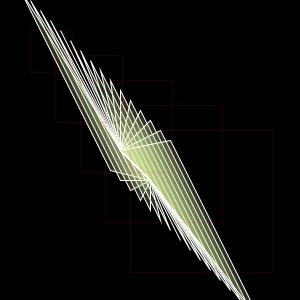
Frame 1 (no input)
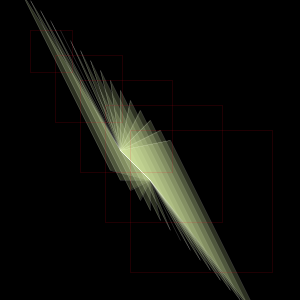
Frame 60 (the mouse pressed at the canvas centre just before this capture)
Frame 120 (the mouse held since frame 60 and released just before this capture): identical to frame 60, image omitted

The Processing sketch that drew these frames (run headless with seeded random() and noise(); from frame 60 on, the mouse is pressed at the canvas centre):

// Processing sketch: processing_37067
// ── processing_37067.pde

void setup() {
  size (300, 300);
}

void draw () {

  background (0);

  for (int x=20; x<180; x+=10) {//count<12 affects number of items,y+=16 affects spacing in between
    stroke (-2);// negative value gives white line
    fill (223, 247, 167, 50);//transparency set to create gradient tone with overlapping
    quad (150+x-150, 120+x-150, 180+x-90, 150+x, 150, 180, 120, 150);//+5 moves object off side for x, 
    //affecting y variable can create a sloping line, width/2 affects stopping point
    //warped axis allows to create an obtuse triangle that repeats on top of itself
  }


  for (int x=30;x<150;x+=25) {

    noFill();
    stroke (252, 3, 23);
    strokeWeight (0);
    rect (0+x, 0+x, 12+x, 12+x);
  }
}
//for this composition I decided to use a composition build on negative space.
//simple forms of overlapping triangles and squares in squares were used to create 
//a sense of implied movement in the heart of the composition
